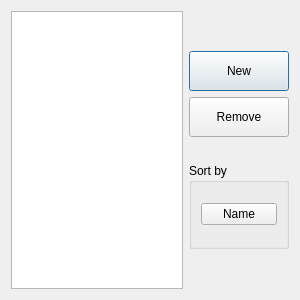
<?xml version="1.0" encoding="UTF-8"?>
<ui version="4.0">
 <class>ManageCatalogsDialog</class>
 <widget class="QDialog" name="ManageCatalogsDialog">
  <property name="windowModality">
   <enum>Qt::ApplicationModal</enum>
  </property>
  <property name="geometry">
   <rect>
    <x>0</x>
    <y>0</y>
    <width>300</width>
    <height>300</height>
   </rect>
  </property>
  <property name="windowTitle">
   <string>Manage Catalogs</string>
  </property>
  <layout class="QGridLayout" name="gridLayout_2">
   <item row="0" column="0">
    <widget class="QListWidget" name="catalogList">
     <property name="sizePolicy">
      <sizepolicy hsizetype="Minimum" vsizetype="Expanding">
       <horstretch>0</horstretch>
       <verstretch>0</verstretch>
      </sizepolicy>
     </property>
     <property name="minimumSize">
      <size>
       <width>100</width>
       <height>0</height>
      </size>
     </property>
     <property name="frameShape">
      <enum>QFrame::StyledPanel</enum>
     </property>
     <property name="frameShadow">
      <enum>QFrame::Sunken</enum>
     </property>
     <property name="dragEnabled">
      <bool>true</bool>
     </property>
     <property name="dragDropMode">
      <enum>QAbstractItemView::InternalMove</enum>
     </property>
     <property name="defaultDropAction">
      <enum>Qt::MoveAction</enum>
     </property>
     <property name="wordWrap">
      <bool>true</bool>
     </property>
     <property name="selectionRectVisible">
      <bool>true</bool>
     </property>
     <property name="sortingEnabled">
      <bool>false</bool>
     </property>
    </widget>
   </item>
   <item row="0" column="1">
    <layout class="QVBoxLayout" name="verticalLayout_2">
     <property name="sizeConstraint">
      <enum>QLayout::SetDefaultConstraint</enum>
     </property>
     <item>
      <spacer name="verticalSpacer">
       <property name="orientation">
        <enum>Qt::Vertical</enum>
       </property>
       <property name="sizeType">
        <enum>QSizePolicy::Fixed</enum>
       </property>
       <property name="sizeHint" stdset="0">
        <size>
         <width>20</width>
         <height>40</height>
        </size>
       </property>
      </spacer>
     </item>
     <item>
      <widget class="QPushButton" name="buttonNewCatalog">
       <property name="sizePolicy">
        <sizepolicy hsizetype="Minimum" vsizetype="Minimum">
         <horstretch>0</horstretch>
         <verstretch>0</verstretch>
        </sizepolicy>
       </property>
       <property name="minimumSize">
        <size>
         <width>0</width>
         <height>40</height>
        </size>
       </property>
       <property name="text">
        <string>New</string>
       </property>
      </widget>
     </item>
     <item>
      <widget class="QPushButton" name="buttonRemoveCatalog">
       <property name="sizePolicy">
        <sizepolicy hsizetype="Minimum" vsizetype="Minimum">
         <horstretch>0</horstretch>
         <verstretch>0</verstretch>
        </sizepolicy>
       </property>
       <property name="minimumSize">
        <size>
         <width>0</width>
         <height>40</height>
        </size>
       </property>
       <property name="text">
        <string>Remove</string>
       </property>
      </widget>
     </item>
     <item>
      <spacer name="verticalSpacer_3">
       <property name="orientation">
        <enum>Qt::Vertical</enum>
       </property>
       <property name="sizeType">
        <enum>QSizePolicy::Fixed</enum>
       </property>
       <property name="sizeHint" stdset="0">
        <size>
         <width>20</width>
         <height>20</height>
        </size>
       </property>
      </spacer>
     </item>
     <item>
      <widget class="QGroupBox" name="groupBox">
       <property name="sizePolicy">
        <sizepolicy hsizetype="Expanding" vsizetype="Expanding">
         <horstretch>0</horstretch>
         <verstretch>0</verstretch>
        </sizepolicy>
       </property>
       <property name="minimumSize">
        <size>
         <width>100</width>
         <height>0</height>
        </size>
       </property>
       <property name="title">
        <string>Sort by</string>
       </property>
       <layout class="QGridLayout" name="gridLayout">
        <item row="0" column="0">
         <widget class="QPushButton" name="buttonSortCatalogName">
          <property name="text">
           <string>Name</string>
          </property>
         </widget>
        </item>
       </layout>
      </widget>
     </item>
     <item>
      <spacer name="verticalSpacer_2">
       <property name="orientation">
        <enum>Qt::Vertical</enum>
       </property>
       <property name="sizeType">
        <enum>QSizePolicy::Fixed</enum>
       </property>
       <property name="sizeHint" stdset="0">
        <size>
         <width>20</width>
         <height>40</height>
        </size>
       </property>
      </spacer>
     </item>
    </layout>
   </item>
  </layout>
 </widget>
 <resources/>
 <connections/>
</ui>
